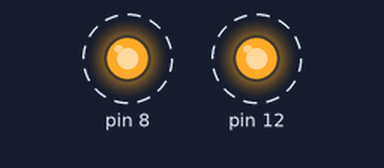
This sketch was run on a simulated Arduino Uno, built with avr-gcc and run on an emulated ATmega328P. Shown: output pins drawn as LEDs (lit = HIGH). Dashed ring = blinking.

Above: at 0.05 s.
Timing chart, 0 to 3.0 s (numbered marks = the images above):
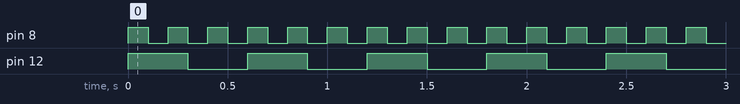

The sketch:

Blink2.ino
```cpp
void setup() {
  // put your setup code here, to run once:
  pinMode(8, OUTPUT);
  pinMode(12, OUTPUT);


}

void loop() {
  // put your main code here, to run repeatedly:
  const long timer1 = 100;        //blinking intervals in millis
  const long timer2 = 300;
  unsigned long t = millis();     //time
  if ((t%timer1)==0){             //if timer1 is multiple of t
    if (((t/timer1)%2)==0){       //every second time
      digitalWrite(8,HIGH);
      }   //turn on LED
    else{
      digitalWrite(8,LOW);
      };
  if ((t%timer2)==0){           //if timer2 is multiple of t
    if (((t/timer2)%2)==0){     //every second time
      digitalWrite(12,HIGH);
      }                         //turn on LED
    else{
      digitalWrite(12,LOW);     //turn off L
      }
    };
  }
}
```

Measured:
- by itself, pin 8: alternates HIGH for 0.10 s and LOW for 0.10 s
- by itself, pin 12: alternates HIGH for 0.30 s and LOW for 0.30 s
